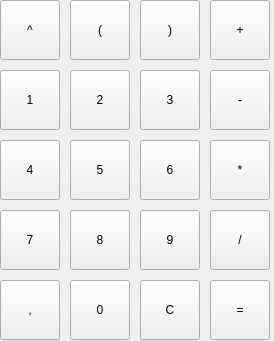
<?xml version="1.0" encoding="UTF-8"?>
<ui version="4.0">
 <class>Form</class>
 <widget class="QWidget" name="Form">
  <property name="geometry">
   <rect>
    <x>0</x>
    <y>0</y>
    <width>274</width>
    <height>341</height>
   </rect>
  </property>
  <property name="windowTitle">
   <string>Form</string>
  </property>
  <widget class="QPushButton" name="btn_1">
   <property name="geometry">
    <rect>
     <x>0</x>
     <y>70</y>
     <width>60</width>
     <height>60</height>
    </rect>
   </property>
   <property name="text">
    <string>1</string>
   </property>
  </widget>
  <widget class="QPushButton" name="btn_2">
   <property name="geometry">
    <rect>
     <x>70</x>
     <y>70</y>
     <width>60</width>
     <height>60</height>
    </rect>
   </property>
   <property name="text">
    <string>2</string>
   </property>
  </widget>
  <widget class="QPushButton" name="btn_4">
   <property name="geometry">
    <rect>
     <x>0</x>
     <y>140</y>
     <width>60</width>
     <height>60</height>
    </rect>
   </property>
   <property name="text">
    <string>4</string>
   </property>
  </widget>
  <widget class="QPushButton" name="btn_5">
   <property name="geometry">
    <rect>
     <x>70</x>
     <y>140</y>
     <width>60</width>
     <height>60</height>
    </rect>
   </property>
   <property name="text">
    <string>5</string>
   </property>
  </widget>
  <widget class="QPushButton" name="btn_3">
   <property name="geometry">
    <rect>
     <x>140</x>
     <y>70</y>
     <width>60</width>
     <height>60</height>
    </rect>
   </property>
   <property name="text">
    <string>3</string>
   </property>
  </widget>
  <widget class="QPushButton" name="btn_7">
   <property name="geometry">
    <rect>
     <x>0</x>
     <y>210</y>
     <width>60</width>
     <height>60</height>
    </rect>
   </property>
   <property name="text">
    <string>7</string>
   </property>
  </widget>
  <widget class="QPushButton" name="btn_8">
   <property name="geometry">
    <rect>
     <x>70</x>
     <y>210</y>
     <width>60</width>
     <height>60</height>
    </rect>
   </property>
   <property name="text">
    <string>8</string>
   </property>
  </widget>
  <widget class="QPushButton" name="btn_9">
   <property name="geometry">
    <rect>
     <x>140</x>
     <y>210</y>
     <width>60</width>
     <height>60</height>
    </rect>
   </property>
   <property name="text">
    <string>9</string>
   </property>
  </widget>
  <widget class="QPushButton" name="btn_6">
   <property name="geometry">
    <rect>
     <x>140</x>
     <y>140</y>
     <width>60</width>
     <height>60</height>
    </rect>
   </property>
   <property name="text">
    <string>6</string>
   </property>
  </widget>
  <widget class="QPushButton" name="btn_0">
   <property name="geometry">
    <rect>
     <x>70</x>
     <y>280</y>
     <width>60</width>
     <height>60</height>
    </rect>
   </property>
   <property name="text">
    <string>0</string>
   </property>
  </widget>
  <widget class="QPushButton" name="btn_comma">
   <property name="geometry">
    <rect>
     <x>0</x>
     <y>280</y>
     <width>60</width>
     <height>60</height>
    </rect>
   </property>
   <property name="text">
    <string>,</string>
   </property>
  </widget>
  <widget class="QPushButton" name="btn_c">
   <property name="geometry">
    <rect>
     <x>140</x>
     <y>280</y>
     <width>60</width>
     <height>60</height>
    </rect>
   </property>
   <property name="text">
    <string>C</string>
   </property>
  </widget>
  <widget class="QPushButton" name="btn_bracket_close">
   <property name="geometry">
    <rect>
     <x>140</x>
     <y>0</y>
     <width>60</width>
     <height>60</height>
    </rect>
   </property>
   <property name="text">
    <string>)</string>
   </property>
  </widget>
  <widget class="QPushButton" name="btn_bracket_open">
   <property name="geometry">
    <rect>
     <x>70</x>
     <y>0</y>
     <width>60</width>
     <height>60</height>
    </rect>
   </property>
   <property name="text">
    <string>(</string>
   </property>
  </widget>
  <widget class="QPushButton" name="btn_equal">
   <property name="geometry">
    <rect>
     <x>210</x>
     <y>280</y>
     <width>60</width>
     <height>60</height>
    </rect>
   </property>
   <property name="text">
    <string>=</string>
   </property>
  </widget>
  <widget class="QPushButton" name="btn_plus">
   <property name="geometry">
    <rect>
     <x>210</x>
     <y>0</y>
     <width>60</width>
     <height>60</height>
    </rect>
   </property>
   <property name="text">
    <string>+</string>
   </property>
  </widget>
  <widget class="QPushButton" name="btn_minus">
   <property name="geometry">
    <rect>
     <x>210</x>
     <y>70</y>
     <width>60</width>
     <height>60</height>
    </rect>
   </property>
   <property name="text">
    <string>-</string>
   </property>
  </widget>
  <widget class="QPushButton" name="btn_multiply">
   <property name="geometry">
    <rect>
     <x>210</x>
     <y>140</y>
     <width>60</width>
     <height>60</height>
    </rect>
   </property>
   <property name="text">
    <string>*</string>
   </property>
  </widget>
  <widget class="QPushButton" name="btn_divide">
   <property name="geometry">
    <rect>
     <x>210</x>
     <y>210</y>
     <width>60</width>
     <height>60</height>
    </rect>
   </property>
   <property name="text">
    <string>/</string>
   </property>
  </widget>
  <widget class="QPushButton" name="btn_caret">
   <property name="geometry">
    <rect>
     <x>0</x>
     <y>0</y>
     <width>60</width>
     <height>60</height>
    </rect>
   </property>
   <property name="text">
    <string>^</string>
   </property>
  </widget>
 </widget>
 <resources/>
 <connections>
  <connection>
   <sender>btn_1</sender>
   <signal>clicked()</signal>
   <receiver>Form</receiver>
   <slot>number1()</slot>
   <hints>
    <hint type="sourcelabel">
     <x>104</x>
     <y>153</y>
    </hint>
    <hint type="destinationlabel">
     <x>42</x>
     <y>152</y>
    </hint>
   </hints>
  </connection>
  <connection>
   <sender>btn_2</sender>
   <signal>clicked()</signal>
   <receiver>Form</receiver>
   <slot>number2()</slot>
   <hints>
    <hint type="sourcelabel">
     <x>171</x>
     <y>152</y>
    </hint>
    <hint type="destinationlabel">
     <x>135</x>
     <y>123</y>
    </hint>
   </hints>
  </connection>
  <connection>
   <sender>btn_3</sender>
   <signal>clicked()</signal>
   <receiver>Form</receiver>
   <slot>number3()</slot>
   <hints>
    <hint type="sourcelabel">
     <x>234</x>
     <y>156</y>
    </hint>
    <hint type="destinationlabel">
     <x>206</x>
     <y>121</y>
    </hint>
   </hints>
  </connection>
  <connection>
   <sender>btn_4</sender>
   <signal>clicked()</signal>
   <receiver>Form</receiver>
   <slot>number4()</slot>
   <hints>
    <hint type="sourcelabel">
     <x>99</x>
     <y>239</y>
    </hint>
    <hint type="destinationlabel">
     <x>63</x>
     <y>194</y>
    </hint>
   </hints>
  </connection>
  <connection>
   <sender>btn_5</sender>
   <signal>clicked()</signal>
   <receiver>Form</receiver>
   <slot>number5()</slot>
   <hints>
    <hint type="sourcelabel">
     <x>159</x>
     <y>250</y>
    </hint>
    <hint type="destinationlabel">
     <x>135</x>
     <y>195</y>
    </hint>
   </hints>
  </connection>
  <connection>
   <sender>btn_6</sender>
   <signal>clicked()</signal>
   <receiver>Form</receiver>
   <slot>number6()</slot>
   <hints>
    <hint type="sourcelabel">
     <x>245</x>
     <y>236</y>
    </hint>
    <hint type="destinationlabel">
     <x>206</x>
     <y>196</y>
    </hint>
   </hints>
  </connection>
  <connection>
   <sender>btn_7</sender>
   <signal>clicked()</signal>
   <receiver>Form</receiver>
   <slot>number7()</slot>
   <hints>
    <hint type="sourcelabel">
     <x>104</x>
     <y>299</y>
    </hint>
    <hint type="destinationlabel">
     <x>64</x>
     <y>264</y>
    </hint>
   </hints>
  </connection>
  <connection>
   <sender>btn_8</sender>
   <signal>clicked()</signal>
   <receiver>Form</receiver>
   <slot>number8()</slot>
   <hints>
    <hint type="sourcelabel">
     <x>166</x>
     <y>296</y>
    </hint>
    <hint type="destinationlabel">
     <x>135</x>
     <y>266</y>
    </hint>
   </hints>
  </connection>
  <connection>
   <sender>btn_9</sender>
   <signal>clicked()</signal>
   <receiver>Form</receiver>
   <slot>number9()</slot>
   <hints>
    <hint type="sourcelabel">
     <x>252</x>
     <y>299</y>
    </hint>
    <hint type="destinationlabel">
     <x>206</x>
     <y>264</y>
    </hint>
   </hints>
  </connection>
  <connection>
   <sender>btn_0</sender>
   <signal>clicked()</signal>
   <receiver>Form</receiver>
   <slot>number0()</slot>
   <hints>
    <hint type="sourcelabel">
     <x>183</x>
     <y>371</y>
    </hint>
    <hint type="destinationlabel">
     <x>207</x>
     <y>340</y>
    </hint>
   </hints>
  </connection>
  <connection>
   <sender>btn_plus</sender>
   <signal>clicked()</signal>
   <receiver>Form</receiver>
   <slot>plus()</slot>
   <hints>
    <hint type="sourcelabel">
     <x>315</x>
     <y>89</y>
    </hint>
    <hint type="destinationlabel">
     <x>338</x>
     <y>87</y>
    </hint>
   </hints>
  </connection>
  <connection>
   <sender>btn_minus</sender>
   <signal>clicked()</signal>
   <receiver>Form</receiver>
   <slot>minus()</slot>
   <hints>
    <hint type="sourcelabel">
     <x>313</x>
     <y>150</y>
    </hint>
    <hint type="destinationlabel">
     <x>338</x>
     <y>156</y>
    </hint>
   </hints>
  </connection>
  <connection>
   <sender>btn_multiply</sender>
   <signal>clicked()</signal>
   <receiver>Form</receiver>
   <slot>multiply()</slot>
   <hints>
    <hint type="sourcelabel">
     <x>319</x>
     <y>232</y>
    </hint>
    <hint type="destinationlabel">
     <x>338</x>
     <y>225</y>
    </hint>
   </hints>
  </connection>
  <connection>
   <sender>btn_divide</sender>
   <signal>clicked()</signal>
   <receiver>Form</receiver>
   <slot>divide()</slot>
   <hints>
    <hint type="sourcelabel">
     <x>311</x>
     <y>305</y>
    </hint>
    <hint type="destinationlabel">
     <x>338</x>
     <y>298</y>
    </hint>
   </hints>
  </connection>
  <connection>
   <sender>btn_c</sender>
   <signal>clicked()</signal>
   <receiver>Form</receiver>
   <slot>clear()</slot>
   <hints>
    <hint type="sourcelabel">
     <x>199</x>
     <y>339</y>
    </hint>
    <hint type="destinationlabel">
     <x>36</x>
     <y>90</y>
    </hint>
   </hints>
  </connection>
  <connection>
   <sender>btn_equal</sender>
   <signal>clicked()</signal>
   <receiver>Form</receiver>
   <slot>equal()</slot>
   <hints>
    <hint type="sourcelabel">
     <x>269</x>
     <y>339</y>
    </hint>
    <hint type="destinationlabel">
     <x>338</x>
     <y>340</y>
    </hint>
   </hints>
  </connection>
  <connection>
   <sender>btn_comma</sender>
   <signal>clicked()</signal>
   <receiver>Form</receiver>
   <slot>comma()</slot>
   <hints>
    <hint type="sourcelabel">
     <x>107</x>
     <y>367</y>
    </hint>
    <hint type="destinationlabel">
     <x>35</x>
     <y>340</y>
    </hint>
   </hints>
  </connection>
  <connection>
   <sender>btn_bracket_open</sender>
   <signal>clicked()</signal>
   <receiver>Form</receiver>
   <slot>bracketOpen()</slot>
   <hints>
    <hint type="sourcelabel">
     <x>159</x>
     <y>78</y>
    </hint>
    <hint type="destinationlabel">
     <x>159</x>
     <y>22</y>
    </hint>
   </hints>
  </connection>
  <connection>
   <sender>btn_bracket_close</sender>
   <signal>clicked()</signal>
   <receiver>Form</receiver>
   <slot>bracketClose()</slot>
   <hints>
    <hint type="sourcelabel">
     <x>259</x>
     <y>92</y>
    </hint>
    <hint type="destinationlabel">
     <x>259</x>
     <y>21</y>
    </hint>
   </hints>
  </connection>
  <connection>
   <sender>btn_caret</sender>
   <signal>clicked()</signal>
   <receiver>Form</receiver>
   <slot>caret()</slot>
   <hints>
    <hint type="sourcelabel">
     <x>25</x>
     <y>36</y>
    </hint>
    <hint type="destinationlabel">
     <x>65</x>
     <y>60</y>
    </hint>
   </hints>
  </connection>
 </connections>
 <slots>
  <slot>number1()</slot>
  <slot>number2()</slot>
  <slot>number3()</slot>
  <slot>number4()</slot>
  <slot>number5()</slot>
  <slot>number6()</slot>
  <slot>number7()</slot>
  <slot>number8()</slot>
  <slot>number9()</slot>
  <slot>number0()</slot>
  <slot>plus()</slot>
  <slot>minus()</slot>
  <slot>divide()</slot>
  <slot>multiply()</slot>
  <slot>clear()</slot>
  <slot>equal()</slot>
  <slot>dot()</slot>
  <slot>comma()</slot>
  <slot>slot1()</slot>
  <slot>bracketClose()</slot>
  <slot>bracketOpen()</slot>
 </slots>
</ui>
